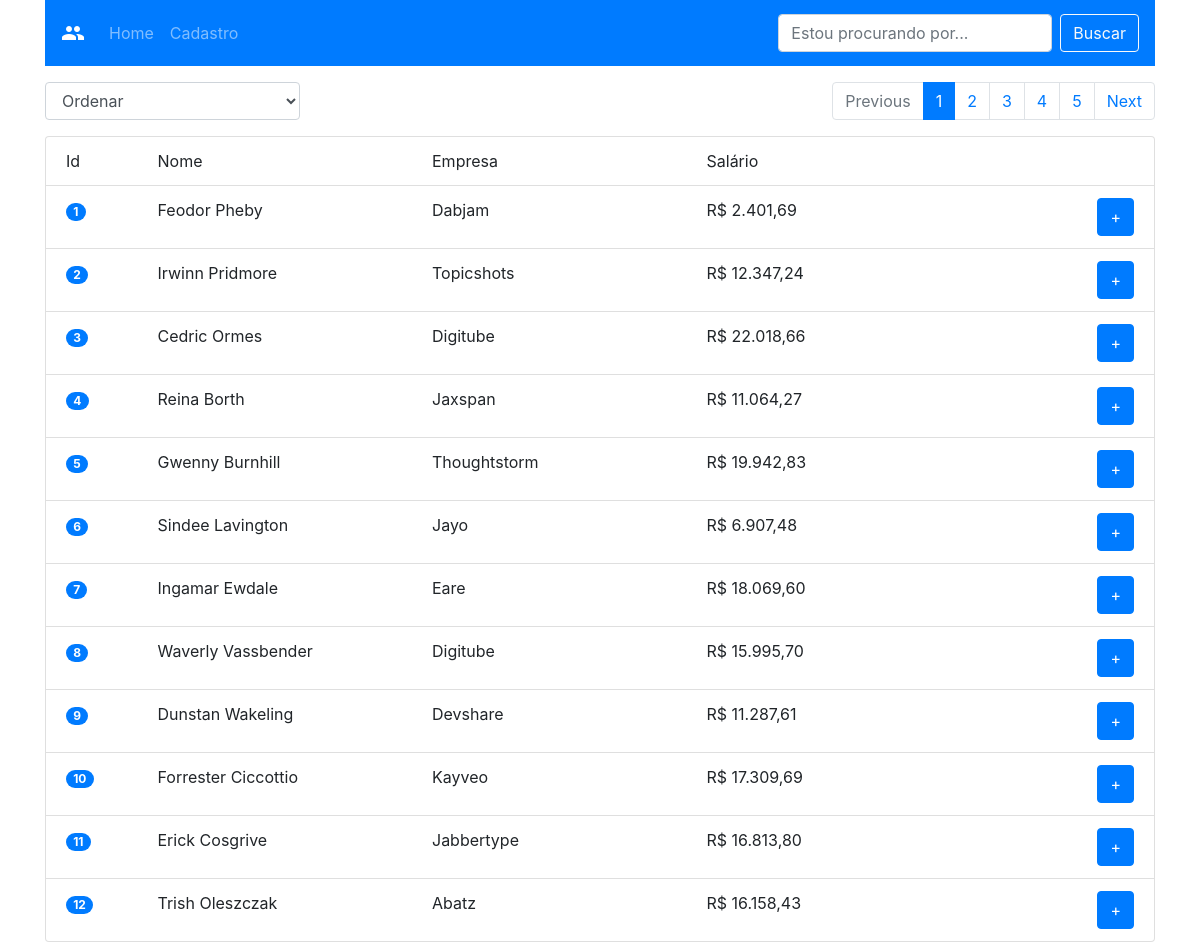
The page / on the database its author committed.
### tables this page shows
CREATE TABLE `pessoa` (
  `id` int(6) NOT NULL,
  `nome` varchar(30) NOT NULL,
  `sobrenome` varchar(30) NOT NULL,
  `email` varchar(300) NOT NULL,
  `genero` enum('M','F') NOT NULL,
  `cidade` varchar(300) NOT NULL,
  `pais` varchar(100) NOT NULL,
  `empresa` varchar(300) NOT NULL,
  `salario` decimal(10,2) NOT NULL
);

### html/application/views/principal.php (called while the page is built, shortened)
<?php
	$this->load->view('header');
	$this->load->view('topo');
	foreach($telas as $tela){
		$this->load->view($tela);
	}
	$this->load->view('footer');
?>

### html/application/controllers/Welcome.php (called while the page is built, shortened)
<?php
class Welcome extends CI_Controller {
	public function index()
	{
		$this->contruir_pagina(1);
	}
	public function contruir_pagina($pagina)
	{
		$this->load->model('PessoaDAO_model');
		$pessoaDAO = new PessoaDAO_model();
		$ordenacao = NULL;
		$lista = $pessoaDAO->listarPaginacao($pagina, 12, $ordenacao);
		$pagina_inicio = $lista['pagina_atual']-2;
		if($pagina_inicio<1)
			$pagina_inicio=1;
		$pagina_fim = $pagina_inicio + 4;
		$dados = array(		'lista_pessoas' => $lista['lista_pagina'],
							'pagina_atual' => $lista['pagina_atual'],
							'total_de_paginas' => $lista['total_de_paginas'],
							'pagina_inicio' => $pagina_inicio,
							'pagina_fim' => $pagina_fim,
							'telas' => array('topo-paginacao', 'home')
					);
		$this->load->view('principal', $dados);
	}
}

### html/index.php (called while the page is built, shortened)
<?php
require_once BASEPATH.'core/CodeIgniter.php';

### html/application/models/PessoaDAO_model.php (called while the page is built, shortened)
<?php
class PessoaDAO_model extends CI_Model {
    public function listarPaginacao($pagina, $quantidade_itens_por_pagina, $ordenacao){
        $avancarPagina = ($pagina-1) * $quantidade_itens_por_pagina;
        $lista = $this->db->order_by($ordenacao)->get('pessoa', $quantidade_itens_por_pagina, $avancarPagina)->custom_result_object('Pessoa_model');
        $quantidade_registros = $this->db->get('pessoa')->num_rows();
        $total_de_paginas = $quantidade_registros / $quantidade_itens_por_pagina;
        $dados['pagina_atual'] = $pagina;
        $dados['total_de_paginas'] = ceil($total_de_paginas);
        $dados['lista_pagina'] = $lista;
        return $dados;
    }
}

### html/application/models/Pessoa_model.php (called while the page is built, shortened)
<?php
class Pessoa_model extends CI_Model {
    public $id;
    public $nome;
    public $sobrenome;
    public $empresa;
    public $salario;
    public function getId (){ return $this->id; }
    public function getNome (){ return $this->nome; }
    public function getSobrenome (){ return $this->sobrenome; }
    public function getEmpresa (){ return $this->empresa; }
    public function getSalario (){ return "R$ ".number_format($this->salario, 2, ",","."); }
}

### html/application/views/home.php (the view, shortened to what this page needs)
<div id="caixaPessoas" class="container">
	<div class="list-group-item"  >
		<div class="row"  >
			<div class="col-1 col-sm-1 col-md-1 col-lg-1"  >Id</div>
			<div class="col-3 col-sm-3 col-md-3 col-lg-3" >Nome</div>
			<div class="col-3 col-sm-3 col-md-3 col-lg-3" >Empresa</div>
			<div class="col-2 col-sm-2 col-md-2 col-lg-2" >Salário</div>
			<div class="col-3 col-sm-3 col-md-3 col-lg-3" ></div>
		</div>
	</div>
	<?php foreach($lista_pessoas as $pessoa){ ?>
	<div class="list-group-item"  >
		<div>
			<div class="row"  >
				<div class="col-1 col-sm-1 col-md-1 col-lg-1"  ><span class="badge badge-primary badge-pill"><?php echo $pessoa->getId() ?></span></div>
				<div class="col-4 col-sm-3 col-md-3 col-lg-3" ><?php echo $pessoa->getNome() .' '. $pessoa->getSobrenome() ?> </div>
				<div class="d-none d-sm-block col-sm-3 col-md-3 col-lg-3" ><?php echo $pessoa->getEmpresa() ?></div>
				<div class="col-4 col-sm-4 col-md-4 col-lg-4" ><?php echo $pessoa->getSalario() ?></div>
				<div class="col-2 col-sm-1 col-md-1 col-lg-1" ><button class="btn btn-primary float-right"  data-toggle="collapse" data-target="#collapseExample<?php echo $pessoa->getId() ?>" type="submit">+</button></div>
			</div>
		</div>
	</div>
	<?php } ?>
</div>

### html/application/views/header.php (shortened to what this page needs)
<!DOCTYPE html>
<html lang="pt-br">
<head>
    <link rel="stylesheet" href="https://stackpath.bootstrapcdn.com/bootstrap/4.1.3/css/bootstrap.min.css">
</head>
<body>

### html/application/views/topo.php (shortened to what this page needs)
<div class="container">
	<nav class="navbar-expand-lg navbar navbar-dark bg-primary">
	<a class="navbar-brand" href="#"><i class="material-icons my-2">people</i></a>
	<div class="collapse navbar-collapse" id="navbarSupportedContent">
		<ul class="navbar-nav mr-auto">
			<li class="nav-item"><a class="nav-link" href="<?php echo base_url() ?>">Home </a></li>
			<li class="nav-item"><a class="nav-link" href="<?php echo base_url() ?>cadastro">Cadastro </a></li>
		</ul>
		<form method="POST" action="<?php echo base_url() ?>buscar" class="form-inline my-2 my-lg-0">
		<input class="form-control mr-sm-2" type="search" name="busca" placeholder="Estou procurando por..." aria-label="Buscar">
		<button class="btn btn-outline-light my-2 my-sm-0" type="submit">Buscar</button>
		</form>
	</div>
	</nav>
</div>

### html/application/views/topo-paginacao.php (shortened to what this page needs)
<div class="container">
		<div class="row">
			<div class="col-12 col-sm-6 col-md-3 col-lg-3"   >
				<form method="POST" action="<?php echo $_SERVER['REQUEST_URI'] ?>" class="mt-3">
					<div class="form-group">
						<select name="ordenacao" class="form-control"  onchange="this.form.submit()">
						<?php if(isset($this->session->userdata[SESSION_ORDENACAO])){ ?>
							<option value="<?php echo $this->session->userdata[SESSION_ORDENACAO]['tipo_de_ordem']; ?>"><?php echo $this->session->userdata[SESSION_ORDENACAO]['descricao_campo_input']; ?></option>
							<option value="">-------------------</option>
						<?php } else { ?>
							<option>Ordenar</option>
						<?php } ?>
						</select>
					</div>
				</form>
			</div>
			<div class="col-12 col-sm-6 col-md-9 col-lg-9 "  >
				<nav aria-label="..." >
					<ul class="pagination float-right mt-3">
						<li class="page-item <?php if($pagina_atual==1){ echo "disabled"; } ?>"><a class="page-link" href="<?php echo base_url() . "pagina/" . ($pagina_atual-1) ?>">Previous</a></li>
						<?php for($i=$pagina_inicio; $i<=$pagina_fim; $i++){ ?>
							<?php
								$active = NULL;
								if($pagina_atual==$i)
									$active = "active";
							?>
							<li class="page-item <?php echo $active ?>"><a class="page-link" href="<?php echo base_url() . "pagina/" . $i ?>"><?php echo $i; ?></a></li>
						<?php } ?>
						<li class="page-item <?php if($pagina_atual==$total_de_paginas){ echo "disabled"; } ?>"><a class="page-link" href="<?php echo base_url() . "pagina/" . ($pagina_atual+1) ?>">Next</a></li>
					</ul>
				</nav>
			</div>
		</div>
	</div>

### html/application/views/footer.php (shortened to what this page needs)
</body>
</html>

### rows shown on the page
pessoa: id "1", nome "Feodor", sobrenome "Pheby", empresa "Dabjam", salario "R$ 2.401,69"
pessoa: id "2", nome "Irwinn", sobrenome "Pridmore", empresa "Topicshots", salario "R$ 12.347,24"
pessoa: id "3", nome "Cedric", sobrenome "Ormes", empresa "Digitube", salario "R$ 22.018,66"
pessoa: id "4", nome "Reina", sobrenome "Borth", empresa "Jaxspan", salario "R$ 11.064,27"
pessoa: id "5", nome "Gwenny", sobrenome "Burnhill", empresa "Thoughtstorm", salario "R$ 19.942,83"
pessoa: id "6", nome "Sindee", sobrenome "Lavington", empresa "Jayo", salario "R$ 6.907,48"
pessoa: id "7", nome "Ingamar", sobrenome "Ewdale", empresa "Eare", salario "R$ 18.069,60"
pessoa: id "8", nome "Waverly", sobrenome "Vassbender", empresa "Digitube", salario "R$ 15.995,70"
pessoa: id "9", nome "Dunstan", sobrenome "Wakeling", empresa "Devshare", salario "R$ 11.287,61"
pessoa: id "10", nome "Forrester", sobrenome "Ciccottio", empresa "Kayveo", salario "R$ 17.309,69"
pessoa: id "11", nome "Erick", sobrenome "Cosgrive", empresa "Jabbertype", salario "R$ 16.813,80"
pessoa: id "12", nome "Trish", sobrenome "Oleszczak", empresa "Abatz", salario "R$ 16.158,43"
